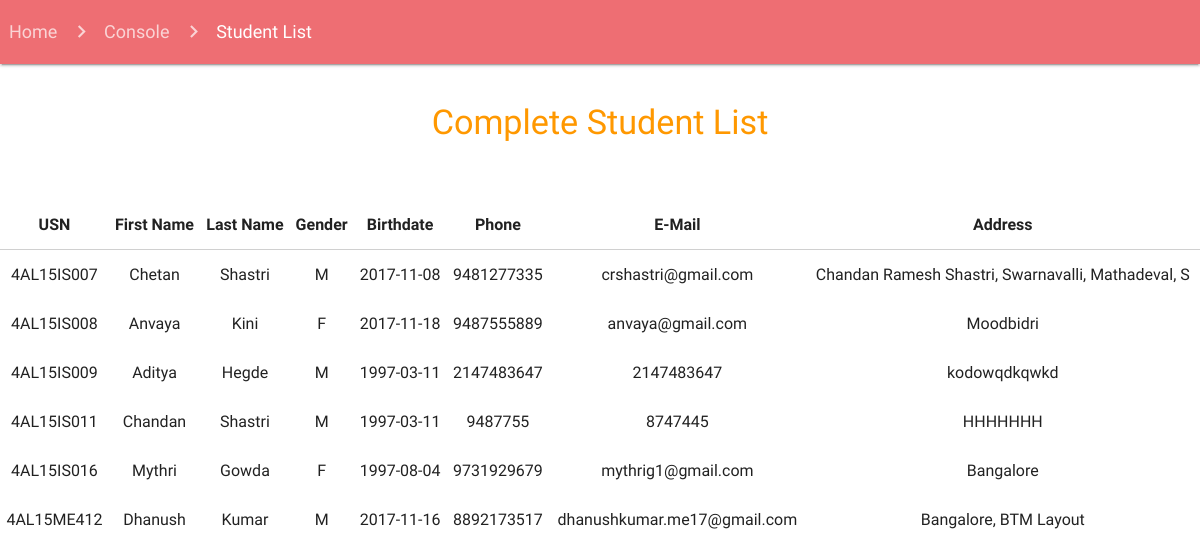
/Site/Blackboards/Out1.php, run on the app's committed database.
### tables this page shows
CREATE TABLE `STUDENT_INFO` (
  `Usn` varchar(10) NOT NULL,
  `Fname` varchar(20) DEFAULT NULL,
  `Lname` varchar(20) DEFAULT NULL,
  `Gender` char(1) DEFAULT NULL,
  `Phone` varchar(10) DEFAULT NULL,
  `Email` varchar(30) DEFAULT NULL,
  `Birthdate` date NOT NULL,
  `Address` varchar(50) DEFAULT NULL
);

### Site/Blackboards/Out1.php (the view, shortened to what this page needs)
<html>
<body>
  <head>
    <link href="../css/materialize.css" type="text/css" rel="stylesheet" media="screen,projection"/>
    <link href="../css/style.css" type="text/css" rel="stylesheet" media="screen,projection"/>
  </head>
  <nav>
      <div class="nav-wrapper">
        <div class="col s12">
          <a href="../index.php" class="breadcrumb">&nbsp Home</a>
          <a href="../console.php" class="breadcrumb">Console</a>
          <a href="#!" class="breadcrumb">Student List</a>
        </div>
      </div>
    </nav>
<br>
<div class="container">
<center><h4 class="orange-text">Complete Student List</h4></center>
<br><br>
</div>
<?php
$con = mysqli_connect("localhost","chandanshastri","321654","COLLEGE");
$sql = "SELECT * from STUDENT_INFO";
$result = $con->query($sql);
if ($result->num_rows > 0) {
    echo "<table border=\"0\" class=\"centered\"><tbody><thead><tr>
    <th>USN</th>
    <th>First Name</th>
    <th>Last Name</th>
    <th>Gender</th>
    <th>Birthdate</th>
    <th>Phone</th>
    <th>E-Mail</th>
    <th>Address</th>
  </tr></thead>";
    while($row = $result->fetch_assoc()) {
        echo "<tr>"."<td>".$row["Usn"]."</td><td>" . $row["Fname"]. "</td><td>" . $row["Lname"]."</td><td>" . $row["Gender"]."</td><td>" . $row["Birthdate"]."</td><td>" . $row["Phone"]."</td><td>" . $row["Email"]."</td><td>".$row["Address"]."</td></tr>";
    }
    echo "</tbody></table>";
} else {
    echo "0 results";
}
?>
</body>
</html>

### data on the page
student_info: Usn "4AL15IS007", Fname "Chetan", Lname "Shastri", Gender "M", Birthdate "2017-11-08", Phone "9481277335", Email "crshastri@gmail.com", Address "Chandan Ramesh Shastri, Swarnavalli, Mathadeval, S"
student_info: Usn "4AL15IS008", Fname "Anvaya", Lname "Kini", Gender "F", Birthdate "2017-11-18", Phone "9487555889", Email "anvaya@gmail.com", Address "Moodbidri"
student_info: Usn "4AL15IS009", Fname "Aditya", Lname "Hegde", Gender "M", Birthdate "1997-03-11", Phone "2147483647", Email "2147483647", Address "kodowqdkqwkd"
student_info: Usn "4AL15IS011", Fname "Chandan", Lname "Shastri", Gender "M", Birthdate "1997-03-11", Phone "9487755", Email "8747445", Address "HHHHHHH"
student_info: Usn "4AL15IS016", Fname "Mythri", Lname "Gowda", Gender "F", Birthdate "1997-08-04", Phone "9731929679", Email "mythrig1@gmail.com", Address "Bangalore"
student_info: Usn "4AL15ME412", Fname "Dhanush", Lname "Kumar", Gender "M", Birthdate "2017-11-16", Phone "8892173517", Email "dhanushkumar.me17@gmail.com", Address "Bangalore, BTM Layout"
